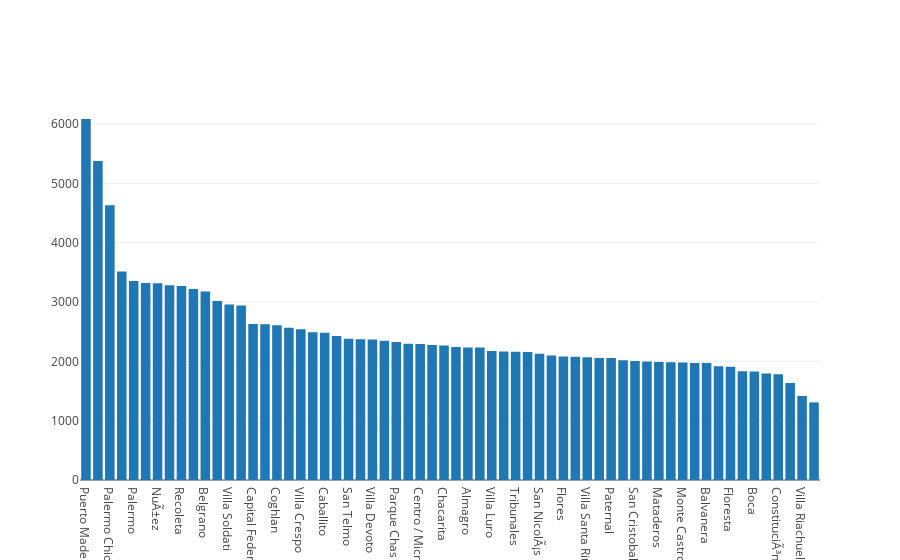

Notebook cell for this chart:
### Markdown cell above
# 6.1 Distribucion del precio por barrio

### Code cell
data = [py.graph_objs.Bar(x=estad["place_name"],y=estad["mean"])]
py.offline.iplot(data)

### Figure 1 — Plotly figure (JSON) as saved in the notebook; plotly's stock layout.template omitted (floating-point values rounded to 4 significant figures)
{"data": [{"type": "bar", "uid": "9d671a08-b0ab-11e8-bc2d-1c872c5ba79e", "x": ["Puerto Madero", "Boedo", "Palermo Chico", "Las CaÃ±itas", "Palermo", "Palermo Soho", "NuÃ±ez", "Palermo Hollywood", "Recoleta", "Palermo Viejo", "Belgrano", "Barrio Norte", "Villa Soldati", "Retiro", "Capital Federal", "Colegiales", "Coghlan", "Villa Urquiza", "Villa Crespo", "Villa Ortuzar", "Caballito", "Saavedra", "San Telmo", "Versalles", "Villa Devoto", "Villa del Parque", "Parque Chas", "Parque Centenario", "Centro / Microcentro", "Villa PueyrredÃ³n", "Chacarita", "Velez Sarsfield", "Almagro", "AgronomÃa", "Villa Luro", "Monserrat", "Tribunales", "Pompeya", "San NicolÃ¡s", "Abasto", "Flores", "Barracas", "Villa Santa Rita", "Congreso", "Paternal", "Villa General Mitre", "San Cristobal", "Parque Patricios", "Mataderos", "Liniers", "Monte Castro", "Parque Chacabuco", "Balvanera", "Once", "Floresta", "Catalinas", "Boca", "Villa Real", "ConstituciÃ³n", "Parque Avellaneda", "Villa Riachuelo", "Villa Lugano"], "y": [6085.0, 5375.0, 4629.0, 3516.0, 3352.0, 3320.0, 3317.0, 3283.0, 3270.0, 3218.0, 3178.0, 3019.0, 2957.0, 2941.0, 2631.0, 2625.0, 2607.0, 2568.0, 2543.0, 2492.0, 2480.0, 2426.0, 2382.0, 2374.0, 2367.0, 2346.0, 2326.0, 2298.0, 2292.0, 2276.0, 2266.0, 2240.0, 2232.0, 2232.0, 2174.0, 2164.0, 2162.0, 2158.0, 2128.0, 2100.0, 2083.0, 2076.0, 2071.0, 2058.0, 2057.0, 2020.0, 2005.0, 1996.0, 1989.0, 1985.0, 1982.0, 1973.0, 1971.0, 1919.0, 1909.0, 1833.0, 1828.0, 1796.0, 1781.0, 1636.0, 1417.0, 1308.0]}], "layout": {}}
